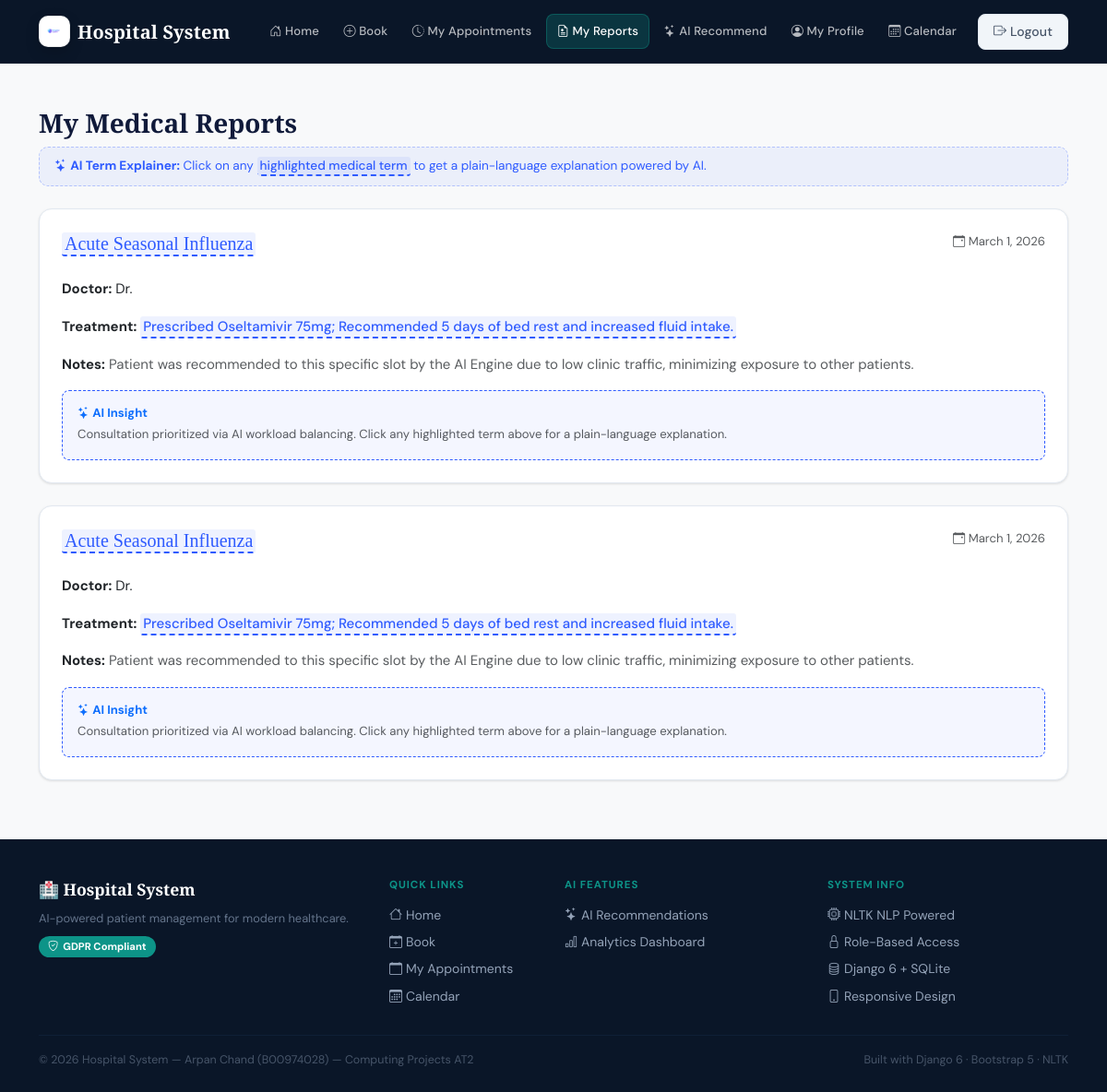
The app's page /appointments/my-reports/ (signed in) with its own data.
### appointments/models.py (models this page shows, shortened)
class MedicalRecord(models.Model):
    patient = models.ForeignKey(Patient, on_delete=models.CASCADE, related_name='medical_history')
    doctor = models.ForeignKey('Doctor', on_delete=models.SET_NULL, null=True)
    date = models.DateField(auto_now_add=True)
    diagnosis = models.TextField()
    treatment = models.TextField()
    notes = models.TextField(blank=True)

### appointments/permissions.py (the view)
        def wrapper(request, *args, **kwargs):
            if not request.user.is_authenticated:
                return redirect("login")
            role = getattr(getattr(request.user, "profile", None), "role", None)
            if role not in allowed_roles:
                messages.error(request, "You do not have permission to access this page.")
                return redirect("home")
            return view_func(request, *args, **kwargs)

### appointments/permissions.py (called while the page is built)
def role_required(*allowed_roles):
    def decorator(view_func):
        def wrapper(request, *args, **kwargs):
            if not request.user.is_authenticated:
                return redirect("login")
            role = getattr(getattr(request.user, "profile", None), "role", None)
            if role not in allowed_roles:
                messages.error(request, "You do not have permission to access this page.")
                return redirect("home")
            return view_func(request, *args, **kwargs)
        return wrapper
    return decorator

### appointments/views.py (called while the page is built)
@role_required("PATIENT")
def my_medical_records(request):
    try:
        patient = Patient.objects.get(profile=request.user.profile)
        records = MedicalRecord.objects.filter(patient=patient).order_by('-date')
    except Patient.DoesNotExist:
        records = []
    return render(request, "appointments/my_medical_records.html", {
        "records": records
    })

### appointments/templates/appointments/my_medical_records.html (shortened to what this page needs)
{% extends "appointments/base.html" %}
{% block content %}
<h1 class="h3 mb-2 fw-bold" style="color:#101a3a;">My Medical Reports</h1>
{% if records %}
<div class="hint-bar mb-4">
  <i class="bi bi-stars"></i> <strong>AI Term Explainer:</strong> Click on any
  <span class="medical-term" style="cursor:default;">highlighted medical term</span>
  to get a plain-language explanation powered by AI.
</div>
{% endif %}
{% for record in records %}
<div class="card shadow-sm border-0 premium-card mb-4">
  <div class="card-body p-4">
    <div class="d-flex justify-content-between mb-3">
      <h5 class="fw-bold text-primary">
        <span class="medical-term" onclick="explainTerm(this)">{{ record.diagnosis }}</span>
      </h5>
      <span class="text-muted small"><i class="bi bi-calendar-event"></i> {{ record.date }}</span>
    </div>
    <p>
      <strong>Doctor:</strong> Dr. {{ record.doctor.user.username }}
    </p>
    <p>
      <strong>Treatment:</strong>
      <span class="medical-term" onclick="explainTerm(this)">{{ record.treatment }}</span>
    </p>
    {% if record.notes %}
    <p>
      <strong>Notes:</strong>
      <span class="text-muted">{{ record.notes }}</span>
    </p>
    {% endif %}
    <div class="p-3 rounded-3 mt-3" style="background: rgba(47, 91, 255, 0.05); border: 1px dashed #2f5bff;">
      <h6 class="small fw-bold text-primary mb-1">
        <i class="bi bi-stars"></i> AI Insight
      </h6>
      <p class="small mb-0 text-muted">
        Consultation prioritized via AI workload balancing. Click any highlighted term above for a plain-language explanation.
      </p>
    </div>
  </div>
</div>
{% endfor %}
{% endblock %}

### static/css/style.css (style rules this page uses)
:root { --navy: #0a1628; --navy-mid: #112240; --teal: #0d9488; --teal-light: #14b8a6; --teal-pale: #f0fdfa; --gold: #d4a853; --gold-light: #f0c97a; --white: #ffffff; --off-white: #f8f9fc; --gray-100: #f1f5f9; --gray-200: #e2e8f0; --gray-400: #94a3b8; --gray-600: #475569; --gray-800: #1e293b; --success: #059669; --danger: #dc2626; --shadow-sm: 0 1px 3px rgba(0,0,0,0.08), 0 1px 2px rgba(0,0,0,0.04); --shadow-md: 0 4px 16px rgba(0,0,0,0.08), 0 2px 6px rgba(0,0,0,0.04); --shadow-lg: 0 20px 48px rgba(0,0,0,0.12), 0 8px 16px rgba(0,0,0,0.06); --radius: 14px; --radius-sm: 8px; --radius-lg: 20px; }
* { box-sizing: border-box; }
body { font-family: 'DM Sans', sans-serif; background: var(--off-white); color: var(--gray-800); font-size: 15px; line-height: 1.65; -webkit-font-smoothing: antialiased; }
h1, h2, h3, h4, h5 { font-family: 'Playfair Display', serif; color: var(--navy); line-height: 1.3; }
.card { border: 1px solid var(--gray-200) !important; border-radius: var(--radius) !important; box-shadow: var(--shadow-sm) !important; background: var(--white); transition: box-shadow 0.25s ease, transform 0.25s ease; }
.premium-card { border: 1px solid var(--gray-200) !important; border-radius: var(--radius) !important; box-shadow: var(--shadow-sm) !important; }
.medical-term { background: rgba(13,148,136,0.08); color: var(--teal); border-bottom: 2px dashed var(--teal); cursor: pointer; padding: 1px 4px; border-radius: 3px; transition: all 0.2s ease; font-weight: 500; }

### appointments/templates/appointments/my_medical_records.html (style rules this page uses)
.medical-term { background: rgba(47, 91, 255, 0.08); color: #2f5bff; border-bottom: 2px dashed #2f5bff; cursor: pointer; padding: 1px 3px; border-radius: 3px; transition: all 0.2s ease; font-weight: 500; }
.hint-bar { background: rgba(47,91,255,0.06); border: 1px dashed rgba(47,91,255,0.3); border-radius: 10px; padding: 0.6rem 1rem; font-size: 0.85rem; color: #2f5bff; margin-bottom: 1.5rem; }

### records on screen
MedicalRecord: diagnosis "Acute Seasonal Influenza", date "March 1, 2026", treatment "Prescribed Oseltamivir 75mg; Recommended 5 days of bed rest and increased fluid intake.", notes "Patient was recommended to this specific slot by the AI Engine due to low clinic traffic, minimizing exposure to other patients."
MedicalRecord: diagnosis "Acute Seasonal Influenza", date "March 1, 2026", treatment "Prescribed Oseltamivir 75mg; Recommended 5 days of bed rest and increased fluid intake.", notes "Patient was recommended to this specific slot by the AI Engine due to low clinic traffic, minimizing exposure to other patients."
